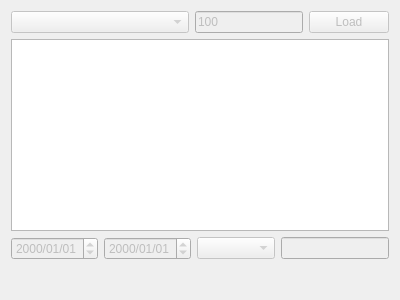
<?xml version="1.0" encoding="UTF-8"?>
<ui version="4.0">
 <class>VbmTableWidget</class>
 <widget class="QWidget" name="VbmTableWidget">
  <property name="geometry">
   <rect>
    <x>0</x>
    <y>0</y>
    <width>400</width>
    <height>300</height>
   </rect>
  </property>
  <property name="windowTitle">
   <string>Form</string>
  </property>
  <layout class="QVBoxLayout" name="verticalLayout">
   <item>
    <layout class="QHBoxLayout" name="horizontalLayout">
     <item>
      <widget class="QComboBox" name="table_comboBox">
       <property name="enabled">
        <bool>false</bool>
       </property>
       <property name="sizePolicy">
        <sizepolicy hsizetype="Preferred" vsizetype="Fixed">
         <horstretch>0</horstretch>
         <verstretch>0</verstretch>
        </sizepolicy>
       </property>
       <property name="editable">
        <bool>false</bool>
       </property>
      </widget>
     </item>
     <item>
      <widget class="QLineEdit" name="row_count_lineEdit">
       <property name="enabled">
        <bool>false</bool>
       </property>
       <property name="sizePolicy">
        <sizepolicy hsizetype="Fixed" vsizetype="Fixed">
         <horstretch>0</horstretch>
         <verstretch>0</verstretch>
        </sizepolicy>
       </property>
       <property name="text">
        <string>100</string>
       </property>
       <property name="readOnly">
        <bool>false</bool>
       </property>
      </widget>
     </item>
     <item>
      <widget class="QPushButton" name="load_pushButton">
       <property name="enabled">
        <bool>false</bool>
       </property>
       <property name="sizePolicy">
        <sizepolicy hsizetype="Fixed" vsizetype="Fixed">
         <horstretch>0</horstretch>
         <verstretch>0</verstretch>
        </sizepolicy>
       </property>
       <property name="text">
        <string>Load</string>
       </property>
      </widget>
     </item>
    </layout>
   </item>
   <item>
    <widget class="QTableView" name="tableView">
     <property name="sizePolicy">
      <sizepolicy hsizetype="Expanding" vsizetype="Fixed">
       <horstretch>0</horstretch>
       <verstretch>0</verstretch>
      </sizepolicy>
     </property>
    </widget>
   </item>
   <item>
    <layout class="QHBoxLayout" name="horizontalLayout_2">
     <item>
      <widget class="QDateEdit" name="from_dateEdit">
       <property name="enabled">
        <bool>false</bool>
       </property>
       <property name="sizePolicy">
        <sizepolicy hsizetype="Fixed" vsizetype="Fixed">
         <horstretch>0</horstretch>
         <verstretch>0</verstretch>
        </sizepolicy>
       </property>
       <property name="displayFormat">
        <string>yyyy/MM/dd</string>
       </property>
      </widget>
     </item>
     <item>
      <widget class="QDateEdit" name="to_dateEdit">
       <property name="enabled">
        <bool>false</bool>
       </property>
       <property name="sizePolicy">
        <sizepolicy hsizetype="Fixed" vsizetype="Fixed">
         <horstretch>0</horstretch>
         <verstretch>0</verstretch>
        </sizepolicy>
       </property>
       <property name="currentSection">
        <enum>QDateTimeEdit::YearSection</enum>
       </property>
       <property name="displayFormat">
        <string>yyyy/MM/dd</string>
       </property>
      </widget>
     </item>
     <item>
      <widget class="QComboBox" name="column_comboBox">
       <property name="enabled">
        <bool>false</bool>
       </property>
       <property name="sizePolicy">
        <sizepolicy hsizetype="Expanding" vsizetype="Fixed">
         <horstretch>0</horstretch>
         <verstretch>0</verstretch>
        </sizepolicy>
       </property>
      </widget>
     </item>
     <item>
      <widget class="QLineEdit" name="filter_lineEdit">
       <property name="enabled">
        <bool>false</bool>
       </property>
      </widget>
     </item>
    </layout>
   </item>
   <item>
    <spacer name="verticalSpacer">
     <property name="orientation">
      <enum>Qt::Vertical</enum>
     </property>
     <property name="sizeHint" stdset="0">
      <size>
       <width>20</width>
       <height>40</height>
      </size>
     </property>
    </spacer>
   </item>
  </layout>
 </widget>
 <resources/>
 <connections/>
</ui>
